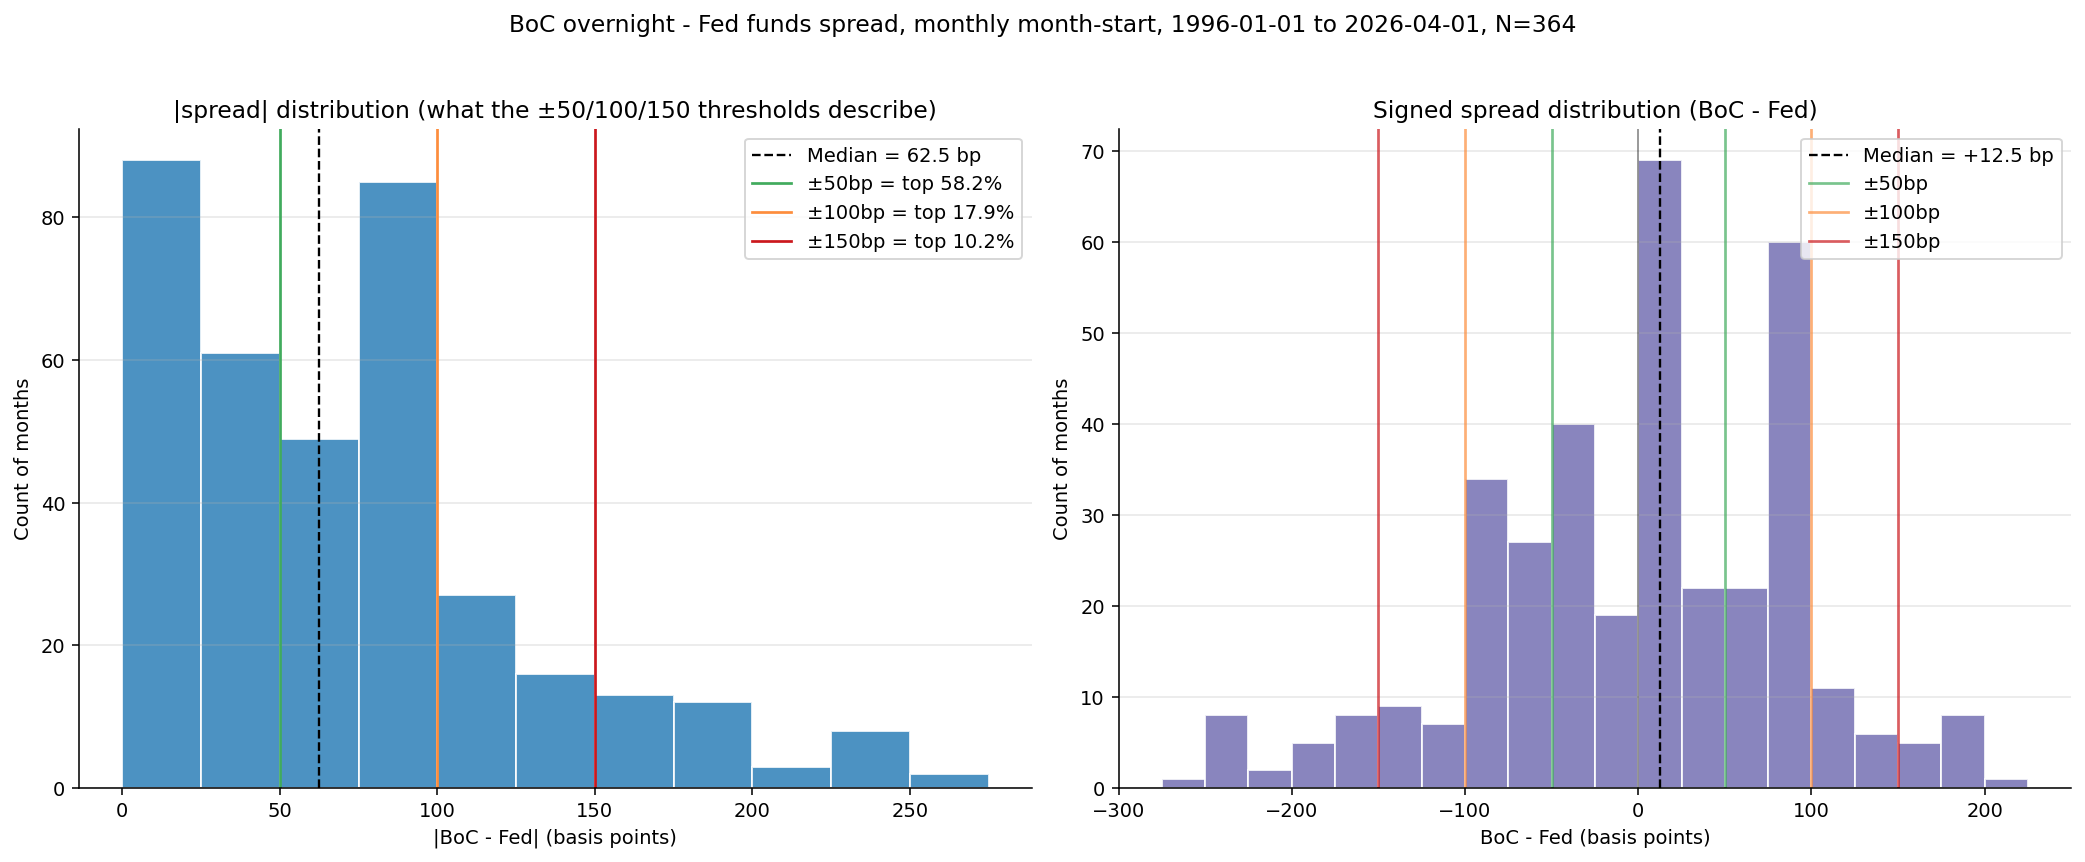

This figure's Python source:
"""Empirical distribution of |bocfed_spread| since 1996.

Audits the framework's threshold claim:
    "median |spread| 38bp; ±50bp = top half; ±100bp = top 10%; ±150bp = top 5%"

Reads data/overnight_rate.csv (monthly) and data/fed_funds.csv (mixed daily/monthly),
aligns them at month-start, computes |BoC overnight - Fed funds| in basis points,
prints distribution stats, and writes a histogram with vertical lines at the
framework's ±50/100/150bp anchors so the percentile each anchor marks is visible.

Outputs:
    analyses/bocfed_spread_distribution.csv   (raw monthly series for inspection)
    analyses/bocfed_spread_distribution.png   (histogram with anchor lines)
"""
from __future__ import annotations

from pathlib import Path

import matplotlib.pyplot as plt
import numpy as np
import pandas as pd

ROOT = Path(__file__).resolve().parents[1]
DATA = ROOT / "data"
OUT_DIR = Path(__file__).resolve().parent

ANCHORS_BP = [50, 100, 150]


def load_monthly(path: Path) -> pd.Series:
    df = pd.read_csv(path, parse_dates=["date"])
    df = df.set_index("date").sort_index()
    return df["value"]


def to_month_start(s: pd.Series) -> pd.Series:
    """Snap to month start. For mixed-frequency series (fed_funds), pick the
    first observation in each month — equivalent to month-start sampling."""
    return s.groupby(s.index.to_period("M")).first().to_timestamp()


def main() -> None:
    boc = to_month_start(load_monthly(DATA / "overnight_rate.csv"))
    fed = to_month_start(load_monthly(DATA / "fed_funds.csv"))

    df = pd.concat({"boc": boc, "fed": fed}, axis=1).dropna()
    df = df[df.index >= "1996-01-01"]
    df["spread_pp"] = df["boc"] - df["fed"]
    df["abs_spread_bp"] = df["spread_pp"].abs() * 100.0

    n = len(df)
    abs_bp = df["abs_spread_bp"].to_numpy()
    median_bp = float(np.median(abs_bp))
    mean_bp = float(np.mean(abs_bp))

    print("=" * 72)
    print(f"BoC-Fed |spread| distribution, monthly month-start, {df.index.min().date()} to {df.index.max().date()}")
    print(f"N = {n}")
    print("=" * 72)
    print(f"Median |spread|   : {median_bp:5.1f} bp        (framework claims 38 bp)")
    print(f"Mean   |spread|   : {mean_bp:5.1f} bp")
    print()

    print("Share at-or-below each |spread| anchor:")
    print(f"  |spread| <= 25 bp : {(abs_bp <= 25).mean()*100:5.1f}%")
    for a in ANCHORS_BP:
        share_within = (abs_bp <= a).mean() * 100
        share_above = 100 - share_within
        print(f"  |spread| <= {a:3d} bp : {share_within:5.1f}%   (so >{a}bp = top {share_above:4.1f}%)")

    print()
    print("Selected percentiles of |spread| (bp):")
    for p in [50, 75, 90, 95, 99]:
        print(f"  P{p:02d} : {np.percentile(abs_bp, p):6.1f}")

    print()
    print("Framework anchor labels vs computed reality:")
    rows = [
        ("median", "38 bp", f"{median_bp:.1f} bp"),
        ("±50bp",  "top half (50%)", f"top {(abs_bp > 50).mean()*100:.1f}%"),
        ("±100bp", "top 10%",        f"top {(abs_bp > 100).mean()*100:.1f}%"),
        ("±150bp", "top 5%",         f"top {(abs_bp > 150).mean()*100:.1f}%"),
    ]
    label_w = max(len(r[0]) for r in rows)
    claim_w = max(len(r[1]) for r in rows)
    for label, claim, real in rows:
        print(f"  {label:<{label_w}}  claim: {claim:<{claim_w}}   reality: {real}")

    out_csv = OUT_DIR / "bocfed_spread_distribution.csv"
    try:
        df.to_csv(out_csv)
        print(f"\nWrote raw monthly series -> {out_csv.relative_to(ROOT)}")
    except PermissionError:
        print(f"\nSkipped CSV write (file locked): {out_csv.relative_to(ROOT)}")

    signed_bp = (df["spread_pp"] * 100).to_numpy()
    median_signed = float(np.median(signed_bp))
    mean_signed = float(np.mean(signed_bp))

    print()
    print("Signed spread (BoC - Fed) distribution stats:")
    print(f"  Median: {median_signed:+6.1f} bp")
    print(f"  Mean  : {mean_signed:+6.1f} bp")
    print(f"  Min   : {signed_bp.min():+6.1f} bp")
    print(f"  Max   : {signed_bp.max():+6.1f} bp")
    print(f"  Share BoC < Fed (negative): {(signed_bp < 0).mean()*100:5.1f}%")
    print(f"  Share BoC > Fed (positive): {(signed_bp > 0).mean()*100:5.1f}%")
    print(f"  Share = 0                : {(signed_bp == 0).mean()*100:5.1f}%")

    fig, axes = plt.subplots(1, 2, figsize=(15, 6))

    # Left: |spread| in bp (right-skewed by construction)
    ax = axes[0]
    bin_edges = np.arange(0, abs_bp.max() + 25, 25)
    ax.hist(abs_bp, bins=bin_edges, color="#2c7fb8", edgecolor="white", alpha=0.85)
    ax.axvline(median_bp, color="black", linestyle="--", linewidth=1.2,
               label=f"Median = {median_bp:.1f} bp")
    anchor_colors = {"50": "#41ab5d", "100": "#fd8d3c", "150": "#cb181d"}
    for a in ANCHORS_BP:
        share_above = (abs_bp > a).mean() * 100
        ax.axvline(a, color=anchor_colors[str(a)], linestyle="-", linewidth=1.4,
                   label=f"±{a}bp = top {share_above:.1f}%")
    ax.set_title(f"|spread| distribution (what the ±50/100/150 thresholds describe)")
    ax.set_xlabel("|BoC - Fed| (basis points)")
    ax.set_ylabel("Count of months")
    ax.legend(loc="upper right")
    ax.spines["top"].set_visible(False)
    ax.spines["right"].set_visible(False)
    ax.grid(axis="y", alpha=0.3)

    # Right: signed spread (symmetric-ish, mass on both sides)
    ax = axes[1]
    bin_edges_signed = np.arange(np.floor(signed_bp.min() / 25) * 25,
                                  np.ceil(signed_bp.max() / 25) * 25 + 25, 25)
    ax.hist(signed_bp, bins=bin_edges_signed, color="#7570b3", edgecolor="white", alpha=0.85)
    ax.axvline(0, color="black", linestyle="-", linewidth=0.8, alpha=0.5)
    ax.axvline(median_signed, color="black", linestyle="--", linewidth=1.2,
               label=f"Median = {median_signed:+.1f} bp")
    for a in ANCHORS_BP:
        ax.axvline(+a, color=anchor_colors[str(a)], linestyle="-", linewidth=1.4,
                   alpha=0.7, label=f"±{a}bp")
        ax.axvline(-a, color=anchor_colors[str(a)], linestyle="-", linewidth=1.4,
                   alpha=0.7)
    ax.set_title("Signed spread distribution (BoC - Fed)")
    ax.set_xlabel("BoC - Fed (basis points)")
    ax.set_ylabel("Count of months")
    ax.legend(loc="upper right")
    ax.spines["top"].set_visible(False)
    ax.spines["right"].set_visible(False)
    ax.grid(axis="y", alpha=0.3)

    fig.suptitle(
        f"BoC overnight - Fed funds spread, monthly month-start, "
        f"{df.index.min().date()} to {df.index.max().date()}, N={n}",
        fontsize=12, y=1.02,
    )

    out_png = OUT_DIR / "bocfed_spread_distribution.png"
    fig.tight_layout()
    fig.savefig(out_png, dpi=140, bbox_inches="tight")
    print(f"Wrote histogram -> {out_png.relative_to(ROOT)}")


def sensitivity_main() -> None:
    """Test methodology sensitivity: which variation (if any) produces median |spread| ~38bp.

    Tests time windows, resolution variants, and exclusion variants.
    Prints a table; does NOT overwrite existing CSV/PNG outputs.
    """
    TARGET_BP = 38.0
    TOLERANCE_BP = 5.0

    ROOT_local = Path(__file__).resolve().parents[1]
    DATA_local = ROOT_local / "data"

    # ------------------------------------------------------------------
    # 1. Load base series
    # ------------------------------------------------------------------
    boc_monthly_raw = load_monthly(DATA_local / "overnight_rate.csv")
    fed_raw = load_monthly(DATA_local / "fed_funds.csv")

    # Month-start-aligned monthly series (existing methodology)
    boc_ms = to_month_start(boc_monthly_raw)
    fed_ms = to_month_start(fed_raw)
    df_monthly = pd.concat({"boc": boc_ms, "fed": fed_ms}, axis=1).dropna()
    df_monthly["abs_bp"] = (df_monthly["boc"] - df_monthly["fed"]).abs() * 100.0

    # Daily series (2009-04-21 onward; fed_funds is daily in recent window)
    boc_daily_raw = load_monthly(DATA_local / "overnight_rate_daily.csv")
    fed_daily_raw = load_monthly(DATA_local / "fed_funds.csv")
    df_daily = pd.concat({"boc": boc_daily_raw, "fed": fed_daily_raw}, axis=1).dropna()
    df_daily["abs_bp"] = (df_daily["boc"] - df_daily["fed"]).abs() * 100.0

    # End-of-month sampling: last obs in each calendar month
    def to_month_end(s: pd.Series) -> pd.Series:
        return s.groupby(s.index.to_period("M")).last().to_timestamp()

    boc_me = to_month_end(boc_monthly_raw)
    fed_me = to_month_end(fed_raw)
    df_month_end = pd.concat({"boc": boc_me, "fed": fed_me}, axis=1).dropna()
    df_month_end["abs_bp"] = (df_month_end["boc"] - df_month_end["fed"]).abs() * 100.0

    # ------------------------------------------------------------------
    # 2. Define variants
    # ------------------------------------------------------------------
    NEAR_38 = f"<-- within +/-{TOLERANCE_BP:.0f}bp of {TARGET_BP:.0f}"

    def row(label: str, df: pd.DataFrame, start: str, end: str) -> dict:
        sub = df[(df.index >= start) & (df.index <= end)]["abs_bp"].dropna()
        n = len(sub)
        if n == 0:
            return {"label": label, "start": start, "end": end, "N": 0, "median_bp": float("nan"), "near38": ""}
        med = float(sub.median())
        near = NEAR_38 if abs(med - TARGET_BP) <= TOLERANCE_BP else ""
        return {"label": label, "start": start, "end": end, "N": n, "median_bp": med, "near38": near}

    variants: list[dict] = []

    # --- Section 1: Time windows, monthly month-start ---
    variants.append(row("Monthly MS: full (1996-01 to 2026-04)",    df_monthly, "1996-01-01", "2026-04-30"))
    variants.append(row("Monthly MS: 1996-01 to 2023-12",           df_monthly, "1996-01-01", "2023-12-31"))
    variants.append(row("Monthly MS: 2000-01 to 2023-12",           df_monthly, "2000-01-01", "2023-12-31"))
    variants.append(row("Monthly MS: 1996-01 to 2019-12 (pre-COVID)", df_monthly, "1996-01-01", "2019-12-31"))
    variants.append(row("Monthly MS: 1996-01 to 2008-12 (pre-ZLB)", df_monthly, "1996-01-01", "2008-12-31"))
    variants.append(row("Monthly MS: 2009-01 to 2019-12 (ZLB-era)", df_monthly, "2009-01-01", "2019-12-31"))

    # --- Section 2: Resolution variants ---
    variants.append(row("Daily: 2009-04 to 2026-04 (full daily window)",  df_daily, "2009-04-21", "2026-04-30"))
    variants.append(row("Daily: 2009-04 to 2023-12 (drops recent div)",   df_daily, "2009-04-21", "2023-12-31"))
    variants.append(row("Monthly end-of-month: full (1996-01 to 2026-04)", df_month_end, "1996-01-01", "2026-04-30"))

    # --- Section 3: Exclusion variants, monthly month-start, full window ---
    # Exclude COVID floor (Apr 2020 - Mar 2022)
    df_no_covid = df_monthly[~((df_monthly.index >= "2020-04-01") & (df_monthly.index <= "2022-03-31"))].copy()
    sub = df_no_covid[(df_no_covid.index >= "1996-01-01")]["abs_bp"].dropna()
    med = float(sub.median())
    near = NEAR_38 if abs(med - TARGET_BP) <= TOLERANCE_BP else ""
    variants.append({
        "label": "Monthly MS: full, excl COVID floor (Apr2020-Mar2022)",
        "start": "1996-01-01", "end": "2026-04-30",
        "N": len(sub), "median_bp": med, "near38": near,
    })

    # Exclude GFC (Oct 2008 - Dec 2009) AND COVID floor
    df_no_gfc_covid = df_monthly[
        ~(
            ((df_monthly.index >= "2008-10-01") & (df_monthly.index <= "2009-12-31")) |
            ((df_monthly.index >= "2020-04-01") & (df_monthly.index <= "2022-03-31"))
        )
    ].copy()
    sub2 = df_no_gfc_covid[(df_no_gfc_covid.index >= "1996-01-01")]["abs_bp"].dropna()
    med2 = float(sub2.median())
    near2 = NEAR_38 if abs(med2 - TARGET_BP) <= TOLERANCE_BP else ""
    variants.append({
        "label": "Monthly MS: full, excl GFC (Oct2008-Dec2009) + COVID floor",
        "start": "1996-01-01", "end": "2026-04-30",
        "N": len(sub2), "median_bp": med2, "near38": near2,
    })

    # ------------------------------------------------------------------
    # 3. Print results table
    # ------------------------------------------------------------------
    print()
    print("=" * 90)
    print("SENSITIVITY ANALYSIS: which methodology produces median |spread| ~38bp?")
    print(f"Target: {TARGET_BP:.0f} bp  +/- {TOLERANCE_BP:.0f} bp  (i.e., {TARGET_BP - TOLERANCE_BP:.0f}-{TARGET_BP + TOLERANCE_BP:.0f} bp)")
    print("=" * 90)
    print(f"{'Variant':<60}  {'N':>5}  {'Median |bp|':>11}  {'Match?'}")
    print("-" * 90)
    for v in variants:
        med_str = f"{v['median_bp']:8.1f} bp" if v["N"] > 0 else "     n/a   "
        print(f"{v['label']:<60}  {v['N']:>5}  {med_str}  {v['near38']}")
    print("=" * 90)

    # Summary of matches
    matches = [v for v in variants if v["near38"]]
    print()
    if matches:
        print(f"VARIANTS WITHIN +/-{TOLERANCE_BP:.0f}bp OF {TARGET_BP:.0f}bp:")
        for v in matches:
            print(f"  -> {v['label']}  (N={v['N']}, median={v['median_bp']:.1f} bp)")
    else:
        print(f"NO variant produced a median within +/-{TOLERANCE_BP:.0f}bp of {TARGET_BP:.0f}bp.")
        print("The 38bp figure in analysis_framework.md cannot be explained by any tested")
        print("methodology choice. It appears to be an error in the framework document.")

    print()


import sys as _sys

if __name__ == "__main__":
    if "--sensitivity" in _sys.argv:
        sensitivity_main()
    else:
        main()
        print()
        sensitivity_main()
